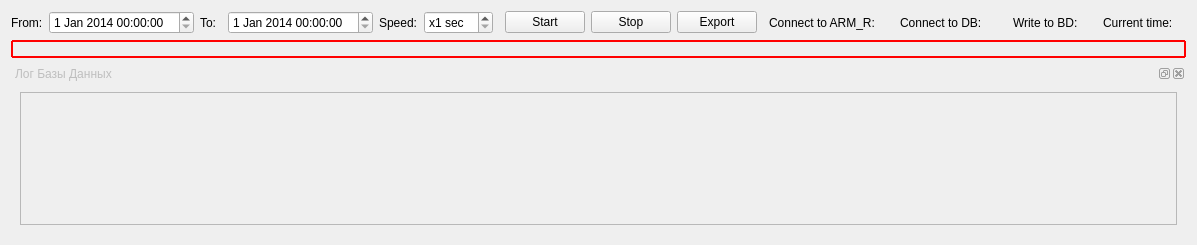
<?xml version="1.0" encoding="UTF-8"?>
<ui version="4.0">
 <class>ControlPanel</class>
 <widget class="QWidget" name="ControlPanel">
  <property name="enabled">
   <bool>true</bool>
  </property>
  <property name="geometry">
   <rect>
    <x>0</x>
    <y>0</y>
    <width>1145</width>
    <height>245</height>
   </rect>
  </property>
  <property name="windowTitle">
   <string>Form</string>
  </property>
  <layout class="QGridLayout" name="gridLayout">
   <item row="0" column="5">
    <widget class="QLabel" name="label_3">
     <property name="text">
      <string>Speed:</string>
     </property>
    </widget>
   </item>
   <item row="0" column="13">
    <widget class="QLabel" name="connectToArmRlbl">
     <property name="text">
      <string/>
     </property>
    </widget>
   </item>
   <item row="0" column="19">
    <widget class="QLabel" name="label_6">
     <property name="text">
      <string>Write to BD:</string>
     </property>
    </widget>
   </item>
   <item row="0" column="10">
    <widget class="QPushButton" name="pbExport">
     <property name="text">
      <string>Export</string>
     </property>
     <property name="checkable">
      <bool>false</bool>
     </property>
    </widget>
   </item>
   <item row="0" column="6">
    <widget class="QSpinBox" name="spinBoxPlaySpeed">
     <property name="suffix">
      <string> sec</string>
     </property>
     <property name="prefix">
      <string>x</string>
     </property>
     <property name="minimum">
      <number>1</number>
     </property>
     <property name="maximum">
      <number>20</number>
     </property>
    </widget>
   </item>
   <item row="0" column="21">
    <spacer name="horizontalSpacer_2">
     <property name="orientation">
      <enum>Qt::Horizontal</enum>
     </property>
     <property name="sizeHint" stdset="0">
      <size>
       <width>40</width>
       <height>20</height>
      </size>
     </property>
    </spacer>
   </item>
   <item row="0" column="0">
    <widget class="QLabel" name="label">
     <property name="text">
      <string>From:</string>
     </property>
    </widget>
   </item>
   <item row="0" column="7">
    <spacer name="horizontalSpacer_3">
     <property name="orientation">
      <enum>Qt::Horizontal</enum>
     </property>
     <property name="sizeHint" stdset="0">
      <size>
       <width>40</width>
       <height>20</height>
      </size>
     </property>
    </spacer>
   </item>
   <item row="0" column="22">
    <widget class="QLabel" name="timeLabel">
     <property name="text">
      <string>Current time:</string>
     </property>
     <property name="textInteractionFlags">
      <set>Qt::LinksAccessibleByMouse</set>
     </property>
    </widget>
   </item>
   <item row="2" column="0" colspan="24">
    <widget class="QDockWidget" name="dockWidget">
     <property name="enabled">
      <bool>false</bool>
     </property>
     <property name="windowTitle">
      <string>Лог Базы Данных</string>
     </property>
     <widget class="QWidget" name="dbContents">
      <layout class="QGridLayout" name="gridLayout_2">
       <item row="0" column="0">
        <widget class="QTextEdit" name="textEdit"/>
       </item>
      </layout>
     </widget>
    </widget>
   </item>
   <item row="0" column="4">
    <widget class="QDateTimeEdit" name="stopTE">
     <property name="dateTime">
      <datetime>
       <hour>0</hour>
       <minute>0</minute>
       <second>0</second>
       <year>2014</year>
       <month>1</month>
       <day>1</day>
      </datetime>
     </property>
    </widget>
   </item>
   <item row="0" column="8">
    <widget class="QPushButton" name="startPB">
     <property name="text">
      <string>Start</string>
     </property>
    </widget>
   </item>
   <item row="0" column="15">
    <widget class="QLabel" name="label_4">
     <property name="text">
      <string>Connect to DB:</string>
     </property>
    </widget>
   </item>
   <item row="0" column="9">
    <widget class="QPushButton" name="stopPB">
     <property name="text">
      <string>Stop</string>
     </property>
    </widget>
   </item>
   <item row="0" column="14">
    <spacer name="horizontalSpacer">
     <property name="orientation">
      <enum>Qt::Horizontal</enum>
     </property>
     <property name="sizeHint" stdset="0">
      <size>
       <width>40</width>
       <height>20</height>
      </size>
     </property>
    </spacer>
   </item>
   <item row="0" column="17">
    <widget class="QLabel" name="connectToDbLbl">
     <property name="text">
      <string/>
     </property>
    </widget>
   </item>
   <item row="0" column="12">
    <widget class="QLabel" name="label_5">
     <property name="text">
      <string>Connect to ARM_R:</string>
     </property>
    </widget>
   </item>
   <item row="0" column="23">
    <widget class="QLabel" name="timeText">
     <property name="text">
      <string/>
     </property>
     <property name="textInteractionFlags">
      <set>Qt::LinksAccessibleByMouse|Qt::TextSelectableByKeyboard|Qt::TextSelectableByMouse</set>
     </property>
    </widget>
   </item>
   <item row="0" column="1">
    <widget class="QDateTimeEdit" name="startTE">
     <property name="dateTime">
      <datetime>
       <hour>0</hour>
       <minute>0</minute>
       <second>0</second>
       <year>2014</year>
       <month>1</month>
       <day>1</day>
      </datetime>
     </property>
    </widget>
   </item>
   <item row="0" column="20">
    <widget class="QLabel" name="lblWriteToBd">
     <property name="text">
      <string/>
     </property>
    </widget>
   </item>
   <item row="0" column="11">
    <spacer name="horizontalSpacer_4">
     <property name="orientation">
      <enum>Qt::Horizontal</enum>
     </property>
     <property name="sizeHint" stdset="0">
      <size>
       <width>40</width>
       <height>20</height>
      </size>
     </property>
    </spacer>
   </item>
   <item row="0" column="18">
    <spacer name="horizontalSpacer_5">
     <property name="orientation">
      <enum>Qt::Horizontal</enum>
     </property>
     <property name="sizeHint" stdset="0">
      <size>
       <width>40</width>
       <height>20</height>
      </size>
     </property>
    </spacer>
   </item>
   <item row="0" column="2">
    <widget class="QLabel" name="label_2">
     <property name="text">
      <string>To:</string>
     </property>
    </widget>
   </item>
   <item row="1" column="0" colspan="24">
    <widget class="QLabel" name="movingAlarmLbl">
     <property name="styleSheet">
      <string notr="true">border: 2px solid red;
border-radius: 1;
font: 75 16pt &quot;MS Shell Dlg 2&quot;;
color: rgb(255, 0, 0);</string>
     </property>
     <property name="text">
      <string/>
     </property>
     <property name="alignment">
      <set>Qt::AlignCenter</set>
     </property>
    </widget>
   </item>
  </layout>
 </widget>
 <resources/>
 <connections/>
</ui>
